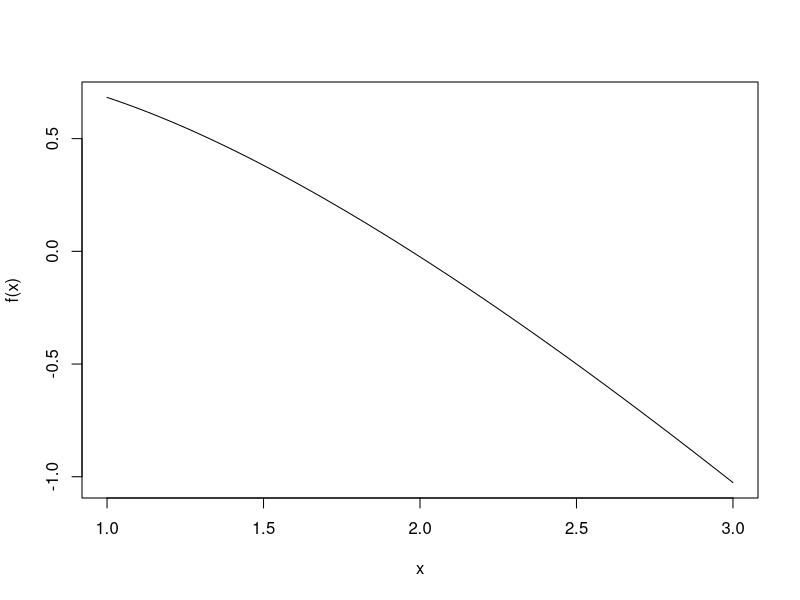

R code for this plot:
# (a)
f <- function(x){
  2*sin(sqrt(x)) - x
}

x <- seq(1,3,length.out = 100)
par(mfrow=c(1,1))
plot(x, f(x), type = 'l')

# (b)
# bisection

bisection <- function(f, a, b, tol, xseq = c()){  # this is a recursive algorithm
  stopifnot('a should be strictly less than b'=a < b)
  
  midPoint = (a+b)/2
  xseq <- append(xseq, midPoint)
  
  if(abs(f(midPoint)) < tol){
    print(xseq)
    return (midPoint)
  }
  else if( f(midPoint) > 0){
    bisection(f, midPoint, b, tol, xseq)
  }
  else if( f(midPoint) < 0){
    bisection(f, a, midPoint, tol, xseq)
  }
  
}


bisectionIterative <- function(f, a, b, tol){
  stopifnot('a should be strictly less than b'=a < b)
  xseq = c()
  
  midPoint = (a+b)/2
 
  while( (abs(f(midPoint)) >= tol)){
    
    xseq <- append(xseq, midPoint)
    
    
    if( f(midPoint) > 0){
      a = midPoint
      
    }
    else if( f(midPoint) < 0){
      b = midPoint
    }
    
    midPoint = (a+b)/2
  
  }
  l = list()
  l$root = midPoint
  l$xseq = xseq
  return (l)
  
}


# (c)
# newton 
newton <- function(f, a, b, tol){
  stopifnot('a should be strictly less than b'=a < b)
  functionExpression <- parse(text =deparse(f)[3])
  derivative <- D(functionExpression, 'x')
  
      xi = (a+b)/2  # choosing first best guess at the midpoint of the interval
      xseq = c()
  repeat {
  
      x <- xi
      derivativeAtXi <- eval(derivative)
      
      xnext = xi - (f(xi)/derivativeAtXi)
      xseq <- append(xseq, xnext)
      if (abs(f(xnext)) < tol){
        l = list()
        l$root = xnext
        l$xseq = xseq
        return (l)
        
      }
      
      xi <- xnext
  }
  

  
}

# (f)
graphsOfConvergence <- function(){
    a <- 1
    b <- 3
    tol <- 1e-10
    bisecX <- bisectionIterative(f, a, b, tol)
    newtonX <- newton(f, a, b, tol)
    par(mfrow=c(2,1))
    plot(1:length(bisecX$xseq), abs(bisecX$root - bisecX$xseq), type = 'l', main = 'Bisection Algorithm Covergence', xlab = 'i', ylab = '|x* - xi|')
    plot(1:length(newtonX$xseq), abs(newtonX$root - newtonX$xseq), type = 'l', main = "Newton's Method Algorithm Convergence",xlab = 'i', ylab = '|x* - xi|')
}